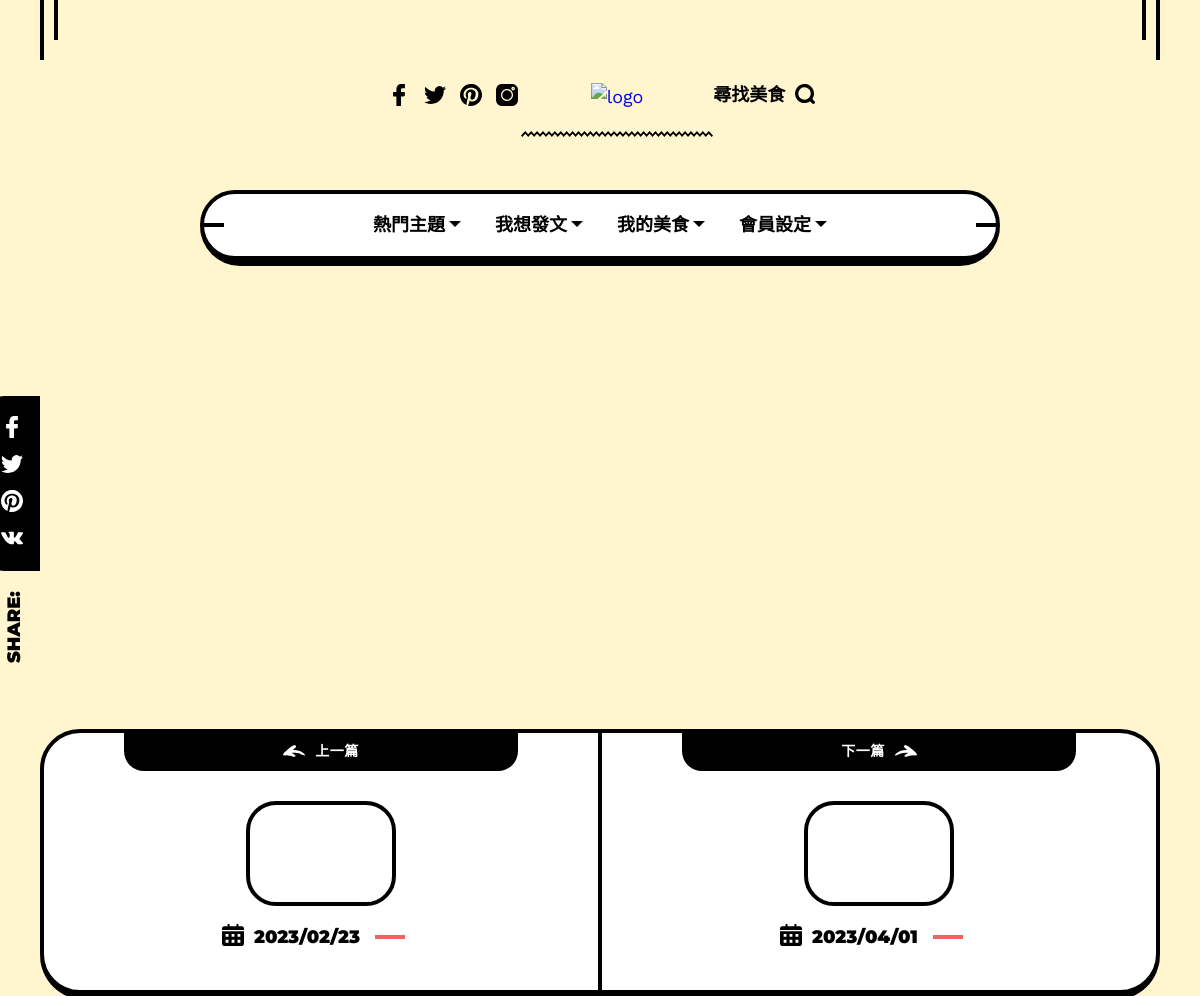
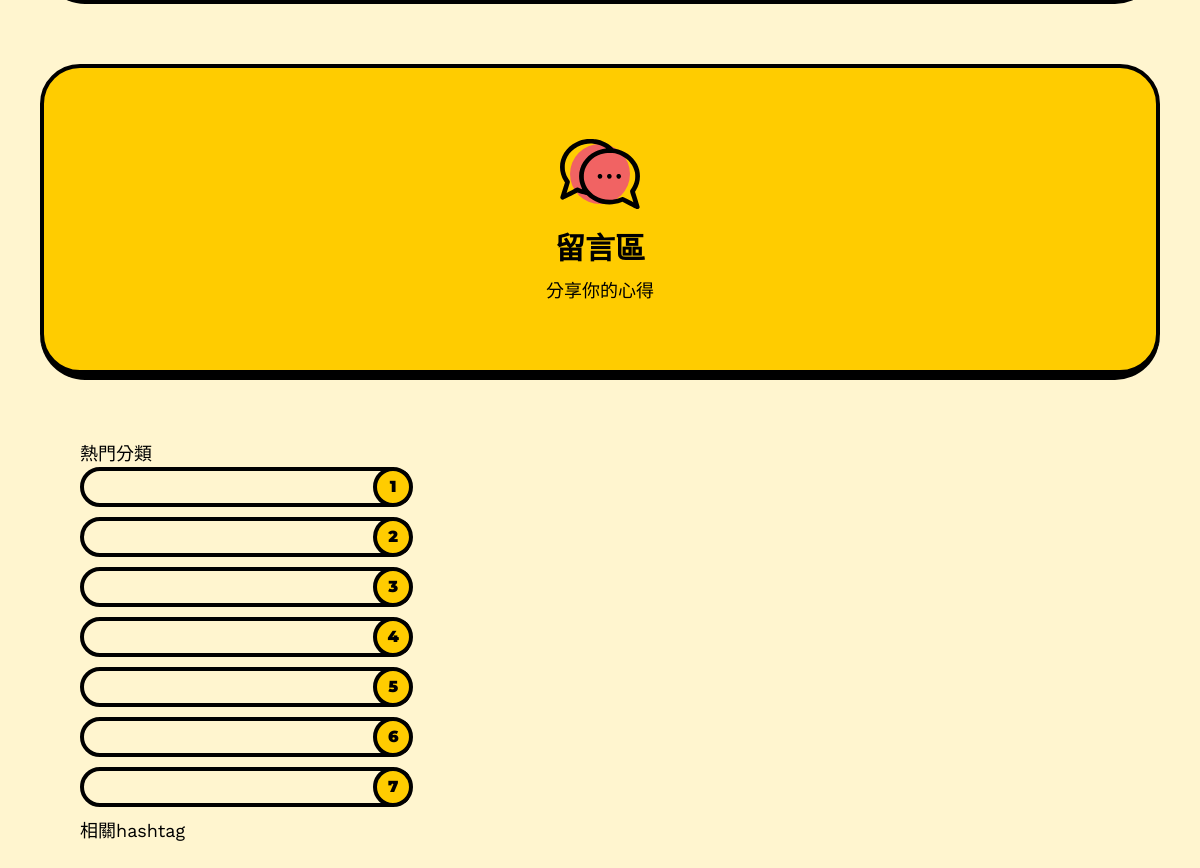
Before: /quote_post/9 with the older database file (2 pictures, top to bottom).
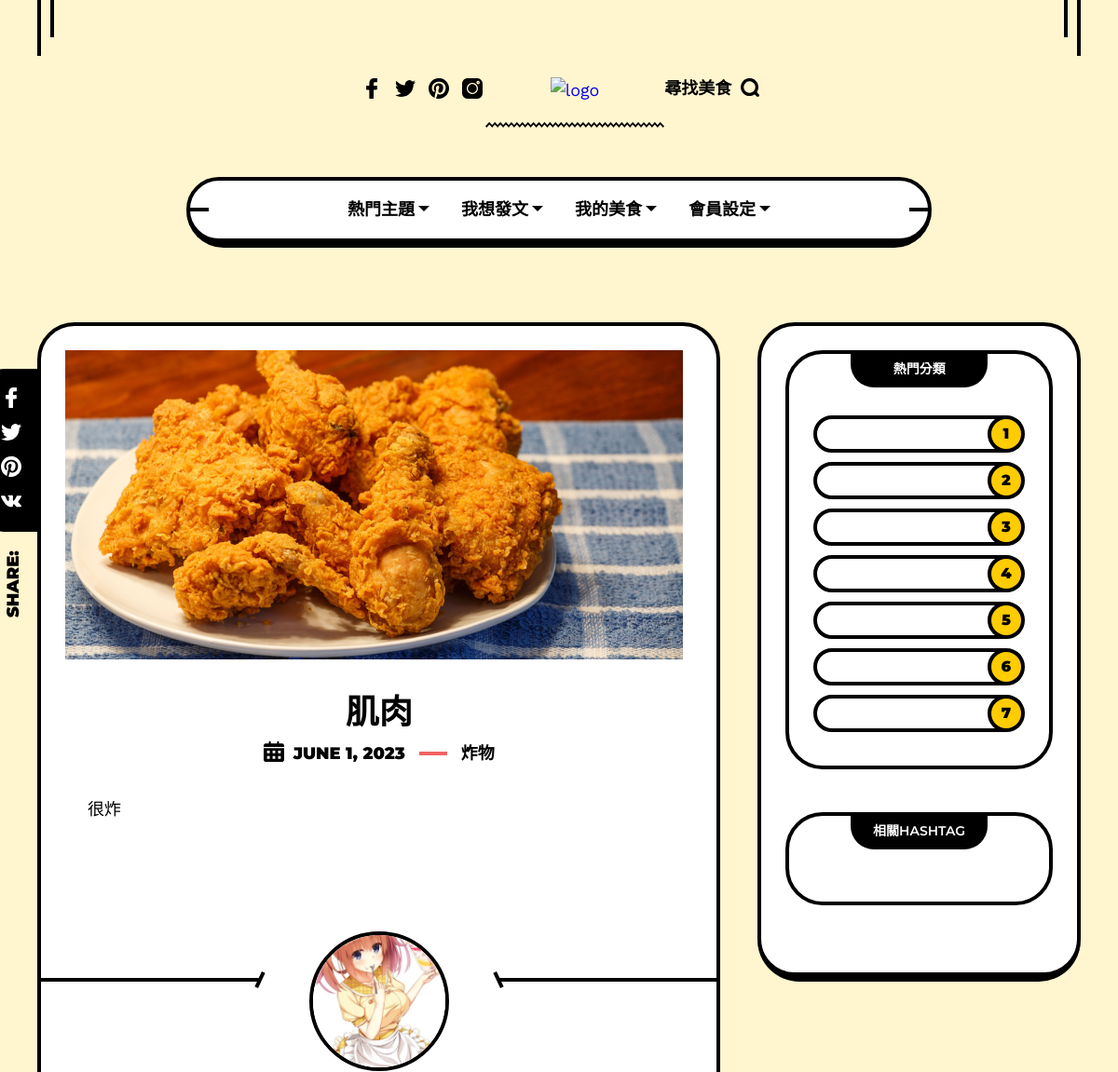
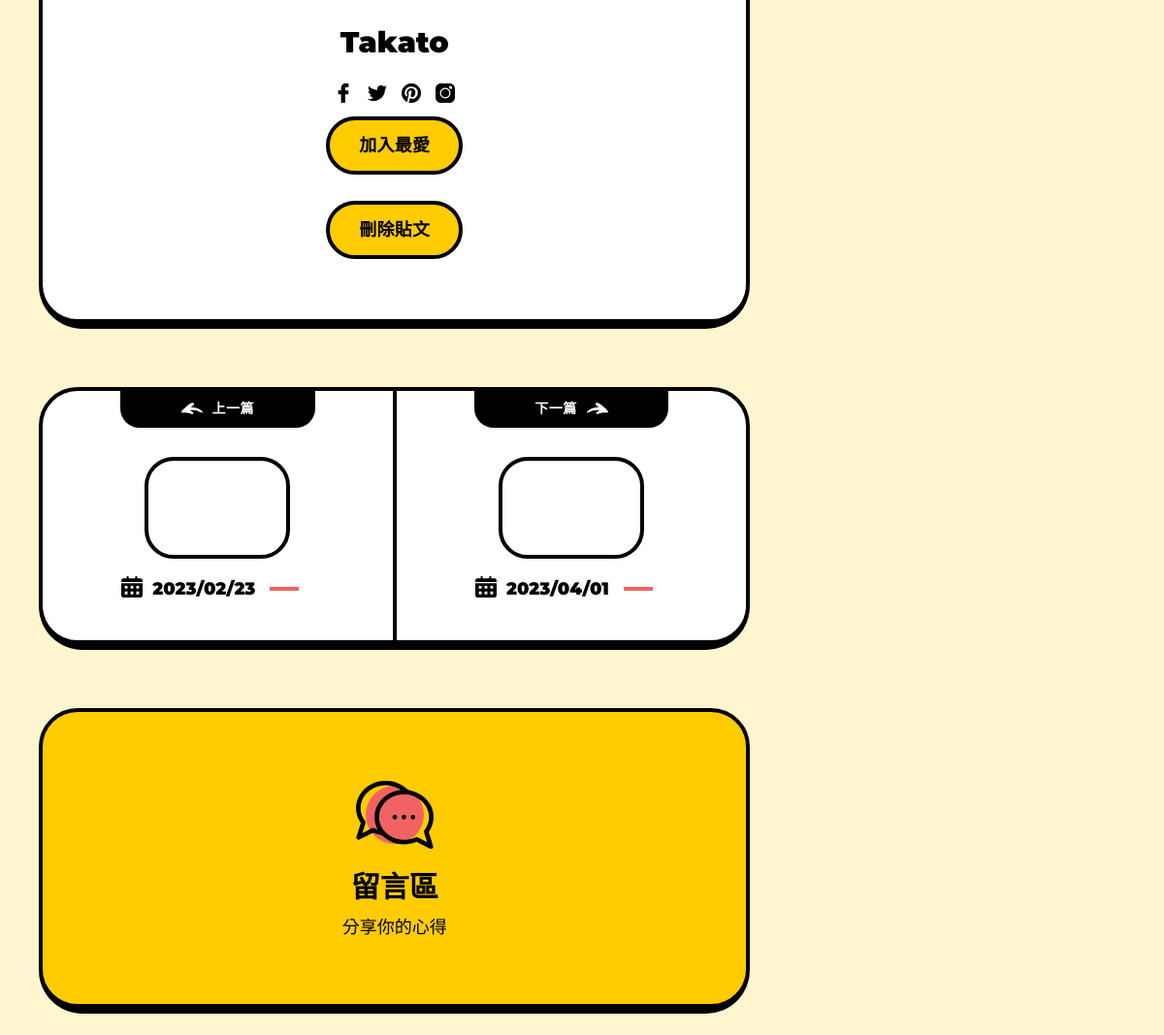
After: the same page with the newer database file (2 pictures, top to bottom).
### baseapp/models.py (models this page shows, shortened)
class food(models.Model):
    food_no = models.AutoField(primary_key=True,null= False)
    food_name = models.CharField(max_length=100, null = False)
    food_img = models.ImageField(upload_to='image/', blank=False, null=False)
    context = models.CharField(max_length=225,default="沒有內文喔！")
    adr = models.CharField(max_length=225,default=" ")
    username=models.ForeignKey("basedata",on_delete=models.CASCADE)
    tag = models.CharField(max_length=20,null=False,default="0")
    upload_date = models.DateField(default=timezone.now)

class basedata(models.Model):
    username = models.CharField(max_length=20,null = False,primary_key = True)
    photo = models.ImageField(upload_to='photo/',blank=False,default="image/logo.png")
    fname = models.CharField(max_length=20, null=False)
    lname = models.CharField(max_length = 20, null=False)
    sex = models.CharField(max_length=2, default='M', null=False)
    birthday = models.DateField(null=False)
    email = models.EmailField(max_length=100, blank=True, default='')
    phone = models.CharField(max_length=50, blank=True, default='')
    info = models.CharField(max_length=255,blank=True, default='')

### baseapp/views.py (the view)
# urls.py: path('quote_post/<str:food_no>',views.quote_post),
def quote_post(request,food_no):
	data = food.objects.filter(food_no=food_no)
	user = basedata.objects.filter(food__food_no=food_no)
	comment = mesg.objects.filter(food_no=food_no)
	return render(request,'quote-post.html',locals())

### templates/quote-post.html (shortened to what the changed rows need)
{% extends 'page.html' %}
{% block content %}
    <div class="xoxo_fn_content">
        <div class="xoxo_fn_pages">
            <div class="xoxo_fn_page_ajax">
                <div class="xoxo_fn_singlepost">
                    <div class="container">
                        <div class="xoxo_fn_blog_single" >
                            <div class="xoxo_fn_single">
                                <div class="xoxo_fn_hassidebar">
                                    <div class="sidebarpage">
                                        <div class="xoxo_fn_leftsidebar">
                                            <div class="single_with_share">
                                                {%for data in data%}
                                                <div class="single__content">
                                                    <div class="post_top_format">
                                                        <figure class="block-gallery">
                                                            <figure class="block-image"><img src="/media/{{data.food_img}}" alt="">
                                                            </figure>
                                                        </figure>
                                                    </div>
                                                    <div class="post_title_holder" data-has-format="1">
                                                        <h3 class="fn__maintitle"><span>{{data.food_name}}</span></h3>
                                                        <div class="fn__meta">
                                                            <p>
                                                                <span class="meta_item meta_date">
                                                                  {{data.upload_date}}
                                                                </span>
                                                                <span class="meta_item meta_category">
                                                                    <a class=" " href="/search/{{data.tag}}">{{data.tag}}</a>
                                                                </span>
                                                            </p>
                                                        </div>
                                                    </div>
                                                    <div class="post_content">
                                                        <div class="post_c_in">
                                                            <p>
                                                                {{data.context}}
                                                            </p>
                                                        </div>
                                                    </div>
                                                    <div class="xoxo_fn_tags">
                                                    </div>
                                                    {% for user in user%}
                                                    <div class="xoxo_fn_author_info">
                                                        <span class="left_line"></span>
                                                        <span class="right_line"></span>
                                                        <div class="ai_in">
                                                            <div class="info_img">
                                                                <div class="abs_img frenify-ready" style="background-image: url(/media/{{user.photo}});">
                                                                </div>
                                                            </div>
                                                            <div class="info_desc">
                                                                <div class="author_top">
                                                                    <h3 class="fn_title"><a href="#0">{{user.fname}}</a></h3>
                                                                </div>
                                                                <div class="author_bottom">
                                                                    <ul class="author_social">
                                                                        <li>
                                                                            <a href="#">
                                                                            </a>
                                                                        </li>
                                                                        <li>
                                                                            <a href="#">
                                                                            </a>
                                                                        </li>
                                                                        <li>
                                                                            <a href="#">
                                                                            </a>
                                                                        </li>
                                                                        <li>
                                                                            <a href="#">
                                                                            </a>
                                                                        </li>
                                                                    </ul>
                                                                </div>
                                                                {%endfor%}
                                                                <div class="read_more">
                                                                    <div class="read_in">
                                                                        <a href="/joinlove/{{data.food_no}}"><span class="xoxo_submit"><input type="submit" value="加入最愛"></span></a>
                                                                    </div>
                                                                </div>
                                                                <br>
                                                                <div class="read_more">
                                                                    <div class="read_in">
                                                                        <a href="/joinlove/{{data.food_no}}"><span class="xoxo_submit"><input type="submit" value="刪除貼文"></span></a>
                                                                    </div>
                                                                </div>
                                                                {%endfor%}
                                                            </div>
                                                        </div>
                                                    </div>
                                                </div>
                                            </div>
                                            <div class="xoxo_fn_comments">
                                                <div class="comment_opener">
                                                    <span class="icon">
                                                    </span>
                                                </div>
                                            </div>
                                        </div>
                                        <div class="xoxo_fn_rightsidebar">
                                            <div class="sidebar_in">
                                                <div class="widget_block clear widget_xoxo_followers">
                                                    <div class="widget_block clear widget_xoxo_custom_categories">
                                                        <div class="wid-title">
                                                            <span class="text">熱門分類</span>
                                                        </div>
                                                    </div>
                                                    <div class="widget_block clear widget_tag_cloud">
                                                        <div>
                                                            <div class="wid-title">
                                                                <span class="text">相關hashtag</span>
                                                            </div>
                                                        </div>
                                                    </div>
                                                    </div>
                                                </div>
                                                </div>
                                            </div>
                                        </div>
                                    </div>
                                </div>
                            </div>
                        </div>
                    </div>
                </div>
            </div>
{% endblock %}

Changed rows visible on the page:
added food: food_img (picture), food_name "肌肉", upload_date "JUNE 1, 2023", tag "炸物", context "很炸"
now on this page (row edited): basedata: photo (picture), fname "Takato"
Other visible differences:
text no longer shown: "相關hashtag"
text now shown: "相關HASHTAG"
